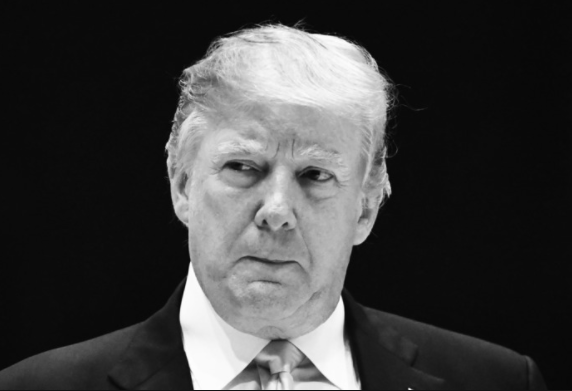
#> input picture opencv/training-data/one.png, 572 x 391 px; its folder holds only this picture in this run
$ python loadclassifier.py
#> lines starting #> are read from the running program, lines starting #| are printed output that depends on the picture; after the words box and inside, x2 and y2 are one past the last pixel; in counts of white or black regions, pixels touching at a corner belong together
# This loads files from training-data folder and identifies the faces.

#The face detection formulas are in cv2/data folder.
# we use that in the cv2.Cascadeclassifier function.

# next, we pass in the file that we intend to match it.
# this detects that it is a face. and we put rectangles around it.
# python3  load_classifier.py


#$ ls
#__init__.py					haarcascade_fullbody.xml
#__pycache__					haarcascade_lefteye_2splits.xml
#haarcascade_eye.xml				haarcascade_licence_plate_rus_16stages.xml
#haarcascade_eye_tree_eyeglasses.xml		haarcascade_lowerbody.xml
#haarcascade_frontalcatface.xml			haarcascade_profileface.xml
#haarcascade_frontalcatface_extended.xml		haarcascade_righteye_2splits.xml
#haarcascade_frontalface_alt.xml			haarcascade_russian_plate_number.xml
#haarcascade_frontalface_alt2.xml		haarcascade_smile.xml
#haarcascade_frontalface_alt_tree.xml		haarcascade_upperbody.xml
#haarcascade_frontalface_default.xml


import cv2
import numpy as np
import os.path
import matplotlib.pyplot as plt
import time
import glob

def check_file (fname ):
	print ("file name is ", fname)
	if (os.path.isfile (fname)):
		print ("file is valid")
		return True
	else:
		print ("file is invalid")
		return False

# ONly detects the eye.
#fcascade = cv2.CascadeClassifier('/Library/Frameworks/Python.framework/Versions/3.6/lib/python3.6/site-packages/cv2/data/haarcascade_eye_tree_eyeglasses.xml')

# This detects the face characteristics.
fcascade = cv2.CascadeClassifier('/Library/Frameworks/Python.framework/Versions/3.6/lib/python3.6/site-packages/cv2/data/haarcascade_frontalface_alt.xml')

if (fcascade.empty()):
	print ("Yes empty")
else:
        print ("not empty")


files=glob.glob('training-data/*.png')
print (files)

for file in files:
	print (file )
	if (check_file(file)):
		test1 = cv2.imread(file)
#> test1 is the input picture: shape (391, 572, 3); min 6, max 254, mean 62.7

		gray_img = cv2.cvtColor(test1, cv2.COLOR_BGR2GRAY)

		cv2.imshow('Test Imag', gray_img)
		#cv2.waitKey(0)
		cv2.destroyAllWindows()

		faces = fcascade.detectMultiScale(gray_img, scaleFactor=1.1, minNeighbors=5);
#> faces = [[172, 94, 215, 215]]
		print ( 'facesfound ', len(faces))
#| facesfound  1

		#go over list of faces and draw them as rectangles on original colored img
		for (x, y, w, h) in faces:
	    		cv2.rectangle(test1, (x, y), (x+w, y+h), (255, 255, 0), 2)
#> this loop made 1 pass
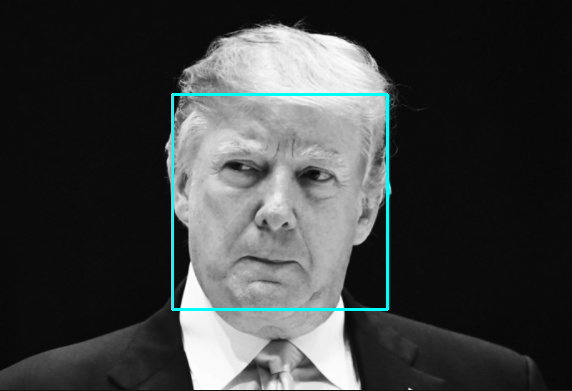
#> test1: shape (391, 572, 3); 1.15% of pixels changed, all inside (x1, y1, x2, y2) = (171, 93, 389, 311)

		# Show the same image in Black and White.
		gray_img = cv2.cvtColor(test1, cv2.COLOR_BGR2GRAY)
		cv2.imshow('Test Imag', gray_img)
		cv2.waitKey(0)
		cv2.destroyAllWindows()

		# Show the same image in Color now.
		# black and white - but the BGR2RGB is different.
		gray_img = cv2.cvtColor(test1, cv2.COLOR_BGR2RGB)
#> gray_img: shape (391, 572, 3)
		cv2.imshow('Test Imag', gray_img)
		cv2.waitKey(0)

		cv2.destroyAllWindows()

$ run again, on opencv/training-data/two.png
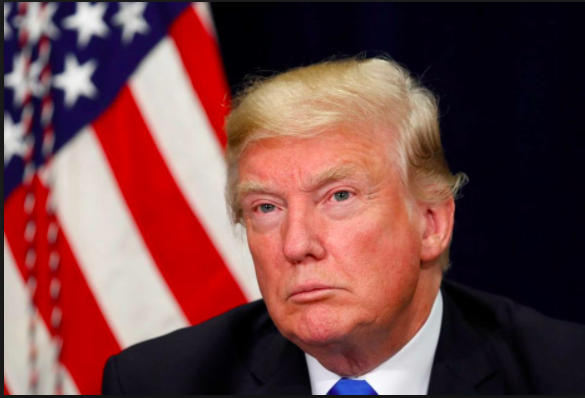
#> input picture opencv/training-data/two.png, 585 x 398 px
#> test1 is the input picture: shape (398, 585, 3); mean B, G, R 69.3, 68.7, 113.5
#> `gray_img = cv2.cvtColor(test1, cv2.COLOR_BGR2GRAY)`:
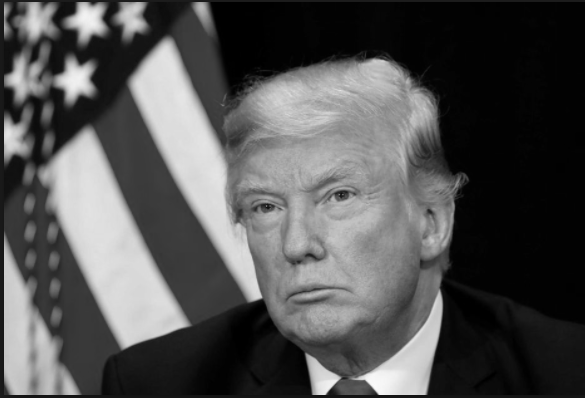
#> gray_img: shape (398, 585); min 0, max 252, mean 82.1
#> faces = [[204, 128, 188, 188]]
#| facesfound  1
#> the loop `for (x, y, w, h) in faces:` made 1 pass
#> after the loop `for (x, y, w, h) in faces:`:
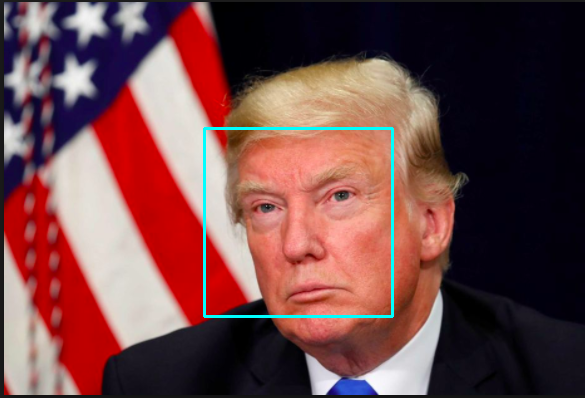
#> test1: shape (398, 585, 3); 0.97% of pixels changed, all inside (x1, y1, x2, y2) = (203, 127, 394, 318)
